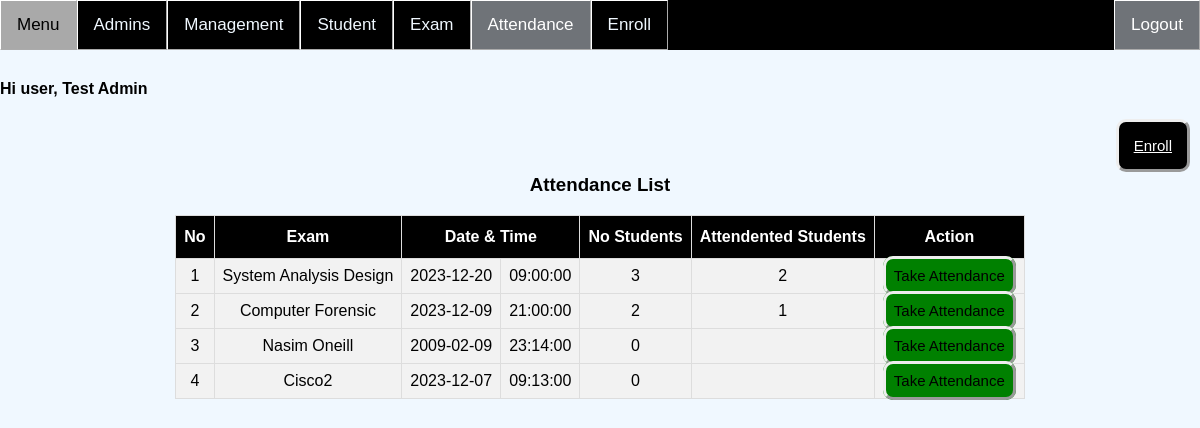
The page /Admin/Attendance.php (signed in) on the database its author committed.
### tables this page shows
CREATE TABLE `exam` (
  `id` int(11) NOT NULL,
  `name` varchar(255) NOT NULL,
  `datetime` datetime NOT NULL
);

### Admin/Attendance.php (the view, shortened to what this page needs)
<?php
if(isset ($_SESSION["userId"]))
{
	include "Header.php";
	?>
<!DOCTYPE html>
<html>
<head>
</head>
<body>
<a style="float:right;margin-right:10px" href="EnrollAdd.php" class="btn">Enroll</a><br><br>
<?php
$queryGet = "SELECT
    e.id AS exam_id,
    e.name AS exam_name,
    e.datetime AS datetime,
    COUNT(she.student_id) AS num_stud,
    SUM(she.attendance) AS total_attendance
FROM
    exam e
LEFT JOIN
    student_has_exam she ON e.id = she.exam_id
GROUP BY
    e.id, e.name;";
$resultGet = mysqli_query($link,$queryGet);
if(!$resultGet)
{	die ("Invalid Query - get Items List: ". mysqli_error($link));	}
else{	?>
	<center><h3>Attendance List</h3></center>
	<table id="table" border="1" align="center">
		<tr>
			<th>No</th>
			<th>Exam</th>
			<th colspan=2>Date & Time</th>
			<th>No Students</th>
			<th>Attendented Students</th>
			<th>Action</th>
		</tr>
<?php				if(mysqli_num_rows($resultGet)<=0){	?>
		<tr>
			<td colspan="4">No Student Registered</td>
		</tr><?php	}
		else{
			$no=1;
			while($row1= mysqli_fetch_array($resultGet, MYSQLI_BOTH))
			{
				$datetimeObject = new DateTime($row1['datetime']);
				$date = $datetimeObject->format('Y-m-d');
				$time = $datetimeObject->format('H:i:s');
		?>
		<tr>
			<td><?php echo $no;?></td>
			<td><?php echo $row1['exam_name'];?></td>
			<td><?php echo $date;$no++;?></td>
			<td><?php echo $time?></td>
			<td><?php echo $row1['num_stud']?></td>
			<td><?php echo $row1['total_attendance'];?></td>
			<td>
				<a href="AttendanceTake.php?id=<?php echo $row1['exam_id'];?>" class="btn btn-take">Take Attendance</a>
			</td>
		</tr><?php	}	}?>
	</table>
<?php	}?>
	<?php
}
else{
    echo "No session exists or session has expired. Please log in again ";
	echo "Page will be redirect in 2 seconds";
	header('Refresh: 2; ../Auth/Login.php');
}	?>
</body>
</html>

### CSS/topNav.css (style rules this page uses)
* { box-sizing: border-box; }
body { margin: 0; font-family: Arial, Helvetica, sans-serif; background-image: url("bc.jpg"); background-color:aliceblue; background-size: 100% ; background-repeat: no-repeat; background-attachment: fixed; background-position:90% 100%; position:absolute; top:10%; max-width: -webkit-fill-available; right: 0px; left: 0px; }
.btn { padding: 15px; font-size: 15px; color: white; background: black ; border-style: outset; border-radius: 10px; cursor: pointer; }
#table { font-family: "Trebuchet MS", Arial, Helvetica, sans-serif; border-collapse: collapse; }
#table td, #table th { border: 1px solid #ddd; padding: 8px; text-align: center; max-width: auto; }
#table tr { background-color: #f2f2f2; }
#table th { padding-top: 12px; padding-bottom: 12px; text-align: center; background-color: black; color: white; max-width: auto; background-position: center; }

### Admin/Attendance.php (style rules this page uses)
.btn-take { padding: 8px; background: green; color: black; text-decoration: solid; }

### rows shown on the page
exam: name "System Analysis Design", datetime "2023-12-20", datetime "09:00:00", num_stud "3", total_attendance "2"
exam: name "Computer Forensic", datetime "2023-12-09", datetime "21:00:00", num_stud "2", total_attendance "1"
exam: name "Nasim Oneill", datetime "2009-02-09", datetime "23:14:00", num_stud "0"
exam: name "Cisco2", datetime "2023-12-07", datetime "09:13:00", num_stud "0"

### other values the page prints
$_SESSION["name"] "Test Admin"
